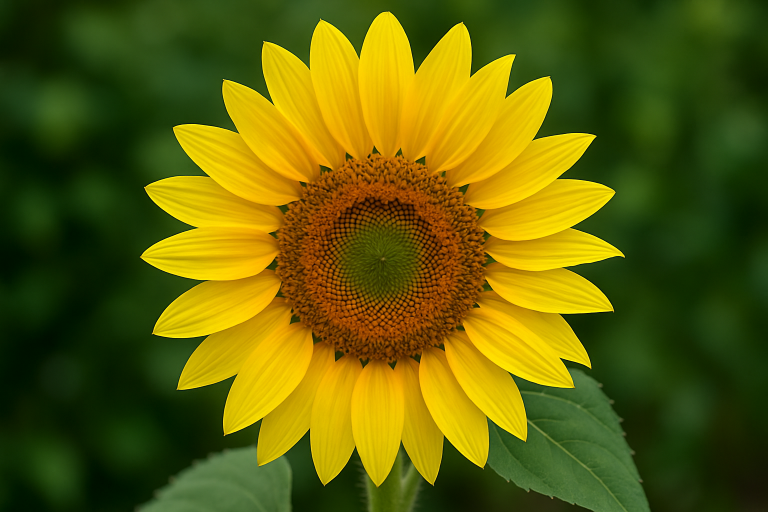
//> input picture C++/OpenCV/image.jpg, 1536 x 1024 px (shown at 1/2 size)
$ ./25_advanced_image_blending   (built with g++ and OpenCV 4)
//> lines starting //> are read from the running program, lines starting //| are printed output that depends on the picture; after the words box and inside, x2 and y2 are one past the last pixel; in counts of white or black regions, pixels touching at a corner belong together
// 25_advanced_image_blending.cpp
// Advanced Level - Advanced Image Blending and Composition
// This program demonstrates various advanced image blending techniques and seamless composition

#include <iostream>
#include <opencv2/opencv.hpp>
#include <opencv2/photo.hpp>
#include <vector>

class AdvancedImageBlender {
private:
    cv::Mat source1, source2, mask, result;
    std::vector<cv::Mat> blend_results;
    std::vector<std::string> blend_names;

public:
    AdvancedImageBlender() {
        blend_names = {
            "Alpha Blending",
            "Gaussian Pyramid Blending",
            "Laplacian Pyramid Blending",
            "Poisson Blending",
            "Seamless Cloning",
            "Multi-band Blending",
            "Gradient Domain Blending",
            "Texture Synthesis Blending"
        };
    }

    void loadImages() {
        // Try to load images, create samples if not available
        source1 = cv::imread("image.jpg");
//> source1 is the input picture: 1024 rows x 1536 cols, CV_8UC3; mean B, G, R 7.1, 95.1, 95.4
        source2 = cv::imread("image.jpg"); // In real scenario, this would be a different image

        if (source1.empty()) {
            std::cout << "Creating sample images for blending demonstration..." << std::endl;
            createSampleImages();
        } else {
            // Create a second image by applying transformations
            createSecondImage();
        }

        // Ensure both images are the same size
        cv::resize(source1, source1, cv::Size(400, 300));
        cv::resize(source2, source2, cv::Size(400, 300));

        std::cout << "Images loaded successfully!" << std::endl;
    }

    // [22 lines left out: function createSampleImages, not called in this run]

    void createSecondImage() {
        // Create a modified version of the first image
        source2 = source1.clone();

        // Apply some transformations
        cv::Mat transform = cv::getRotationMatrix2D(cv::Point2f(source1.cols/2, source1.rows/2), 45, 0.8);
        cv::warpAffine(source1, source2, transform, source1.size());

        // Change colors
        cv::Mat hsv;
        cv::cvtColor(source2, hsv, cv::COLOR_BGR2HSV);
//> hsv: 1024 rows x 1536 cols, CV_8UC3; mean H, S, V 21.7, 136.1, 68.9
        cv::Mat channels[3];
        cv::split(hsv, channels);
        channels[0] += 60; // Shift hue
        cv::merge(channels, 3, hsv);
//> hsv: 1024 rows x 1536 cols, CV_8UC3; mean H, S, V 81.7, 136.1, 68.9
        cv::cvtColor(hsv, source2, cv::COLOR_HSV2BGR);

        cv::putText(source1, "Original", cv::Point(10, 30), cv::FONT_HERSHEY_SIMPLEX, 0.8, cv::Scalar(255, 255, 255), 2);
//> source1: 1024 rows x 1536 cols, CV_8UC3; 705 pixels changed, all inside (x1, y1, x2, y2) = (11, 11, 102, 38)
        cv::putText(source2, "Modified", cv::Point(10, 30), cv::FONT_HERSHEY_SIMPLEX, 0.8, cv::Scalar(255, 255, 255), 2);
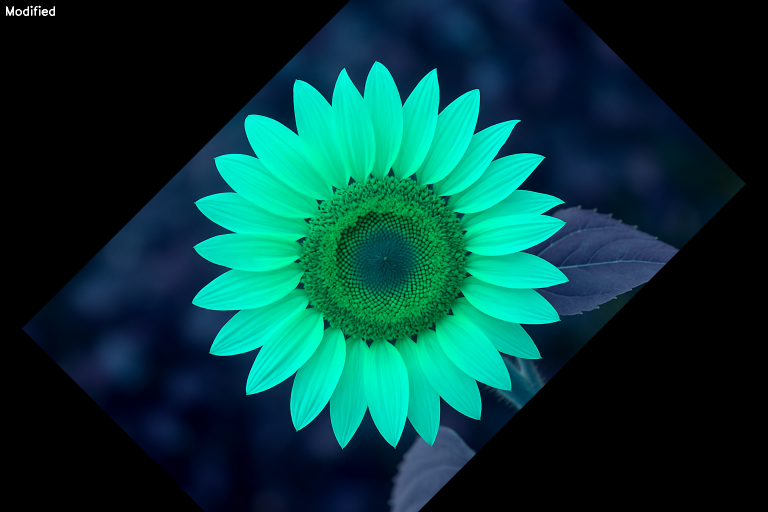
//> source2: 1024 rows x 1536 cols, CV_8UC3 (shown at 1/2 size); mean B, G, R 57.9, 59.6, 4.1
    }

    void createBlendMask() {
        // Create a mask for blending
        mask = cv::Mat::zeros(source1.size(), CV_8UC1);

        // Create a smooth transition mask
        int center_x = mask.cols / 2;
//> center_x = 200
        int center_y = mask.rows / 2;
//> center_y = 150

        for (int y = 0; y < mask.rows; y++) {
            for (int x = 0; x < mask.cols; x++) {
                // Create a gradient mask from left to right
                double alpha = (double)x / mask.cols;

                // Apply smooth transition
                alpha = 0.5 * (1 + sin(CV_PI * (alpha - 0.5)));

                mask.at<uchar>(y, x) = cv::saturate_cast<uchar>(255 * alpha);
            }
        }
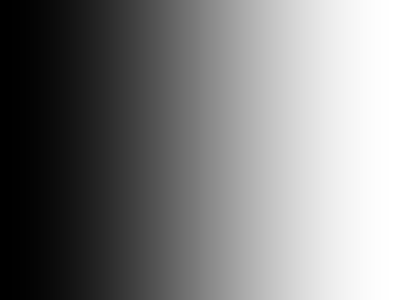
//> mask: 300 rows x 400 cols, CV_8UC1; min 0, max 255, mean 127.2

        // Apply Gaussian blur for smoother transitions
        cv::GaussianBlur(mask, mask, cv::Size(21, 21), 5);
    }

    void performAllBlending() {
        std::cout << "=== Advanced Image Blending and Composition ===" << std::endl;

        // Clear previous results
        blend_results.clear();

        // Create blend mask
        createBlendMask();

        // 1. Alpha Blending
        cv::Mat alpha_blend;
        alphaBlending(source1, source2, mask, alpha_blend);
        blend_results.push_back(alpha_blend.clone());

        // 2. Gaussian Pyramid Blending
        cv::Mat gaussian_blend;
        gaussianPyramidBlending(source1, source2, gaussian_blend);
        blend_results.push_back(gaussian_blend.clone());

        // 3. Laplacian Pyramid Blending
        cv::Mat laplacian_blend;
        laplacianPyramidBlending(source1, source2, laplacian_blend);
        blend_results.push_back(laplacian_blend.clone());

        // 4. Poisson Blending
        cv::Mat poisson_blend;
        poissonBlending(source1, source2, poisson_blend);
        blend_results.push_back(poisson_blend.clone());

        // 5. Seamless Cloning
        cv::Mat seamless_clone;
        seamlessCloning(source1, source2, seamless_clone);
        blend_results.push_back(seamless_clone.clone());

        // 6. Multi-band Blending
        cv::Mat multiband_blend;
        multibandBlending(source1, source2, multiband_blend);
        blend_results.push_back(multiband_blend.clone());

        // 7. Gradient Domain Blending
        cv::Mat gradient_blend;
        gradientDomainBlending(source1, source2, gradient_blend);
        blend_results.push_back(gradient_blend.clone());

        // 8. Texture Synthesis Blending
        cv::Mat texture_blend;
        textureSynthesisBlending(source1, source2, texture_blend);
        blend_results.push_back(texture_blend.clone());

        std::cout << "All blending techniques completed!" << std::endl;
    }

    void alphaBlending(const cv::Mat& img1, const cv::Mat& img2, const cv::Mat& alpha_mask, cv::Mat& result) {
        result = cv::Mat::zeros(img1.size(), img1.type());

        for (int y = 0; y < img1.rows; y++) {
            for (int x = 0; x < img1.cols; x++) {
                double alpha = alpha_mask.at<uchar>(y, x) / 255.0;

                for (int c = 0; c < 3; c++) {
                    result.at<cv::Vec3b>(y, x)[c] = cv::saturate_cast<uchar>(
                        alpha * img1.at<cv::Vec3b>(y, x)[c] + (1 - alpha) * img2.at<cv::Vec3b>(y, x)[c]
                    );
                }
            }
        }
    }

    void gaussianPyramidBlending(const cv::Mat& img1, const cv::Mat& img2, cv::Mat& result) {
        // Create Gaussian pyramids
        std::vector<cv::Mat> gaussian1, gaussian2, gaussian_mask;

        cv::Mat current1 = img1.clone();
        cv::Mat current2 = img2.clone();
        cv::Mat current_mask = mask.clone();

        gaussian1.push_back(current1);
        gaussian2.push_back(current2);
        gaussian_mask.push_back(current_mask);

        // Build pyramids
        for (int i = 0; i < 4; i++) {
            cv::pyrDown(current1, current1);
            cv::pyrDown(current2, current2);
            cv::pyrDown(current_mask, current_mask);

            gaussian1.push_back(current1);
            gaussian2.push_back(current2);
            gaussian_mask.push_back(current_mask);
        }

        // Blend at each level and reconstruct
        cv::Mat blended = gaussian1.back();

        for (int i = gaussian1.size() - 2; i >= 0; i--) {
            // Blend at current level
            cv::Mat level_blend;
            alphaBlending(gaussian1[i], gaussian2[i], gaussian_mask[i], level_blend);

            // Upsample and combine
            cv::Mat upsampled;
            cv::pyrUp(blended, upsampled, gaussian1[i].size());
            cv::add(upsampled, level_blend, blended);
        }
//> this loop made 4 passes
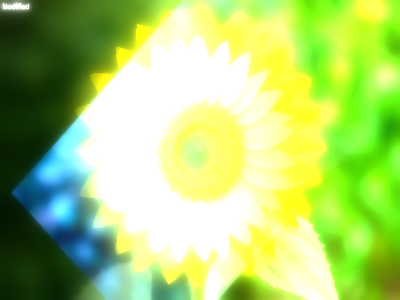
//> blended: 300 rows x 400 cols, CV_8UC3; mean B, G, R 114.8, 207.6, 171.5

        result = blended.clone();
    }

    void laplacianPyramidBlending(const cv::Mat& img1, const cv::Mat& img2, cv::Mat& result) {
        // Create Laplacian pyramids
        std::vector<cv::Mat> laplacian1, laplacian2, gaussian1, gaussian2, gaussian_mask;

        // Build Gaussian pyramids
        cv::Mat current1 = img1.clone();
        cv::Mat current2 = img2.clone();

        gaussian1.push_back(current1);
        gaussian2.push_back(current2);

        for (int i = 0; i < 4; i++) {
            cv::Mat down1, down2;
            cv::pyrDown(current1, down1);
            cv::pyrDown(current2, down2);

            gaussian1.push_back(down1);
            gaussian2.push_back(down2);

            current1 = down1;
            current2 = down2;
        }

        // Create Laplacian pyramids
        for (int i = 0; i < gaussian1.size() - 1; i++) {
            cv::Mat up1, up2, lap1, lap2;
            cv::pyrUp(gaussian1[i + 1], up1, gaussian1[i].size());
            cv::pyrUp(gaussian2[i + 1], up2, gaussian2[i].size());

            cv::subtract(gaussian1[i], up1, lap1);
            cv::subtract(gaussian2[i], up2, lap2);

            laplacian1.push_back(lap1);
            laplacian2.push_back(lap2);
        }
        laplacian1.push_back(gaussian1.back());
        laplacian2.push_back(gaussian2.back());

        // Blend Laplacian pyramids
        std::vector<cv::Mat> blended_pyramid;
        cv::Mat current_mask = mask.clone();

        for (int i = 0; i < laplacian1.size(); i++) {
            cv::Mat level_blend;
            alphaBlending(laplacian1[i], laplacian2[i], current_mask, level_blend);
            blended_pyramid.push_back(level_blend);

            if (i < laplacian1.size() - 1) {
                cv::pyrDown(current_mask, current_mask);
            }
        }
//> this loop made 5 passes

        // Reconstruct from Laplacian pyramid
        result = blended_pyramid.back();
        for (int i = blended_pyramid.size() - 2; i >= 0; i--) {
            cv::Mat upsampled;
            cv::pyrUp(result, upsampled, blended_pyramid[i].size());
            cv::add(upsampled, blended_pyramid[i], result);
        }
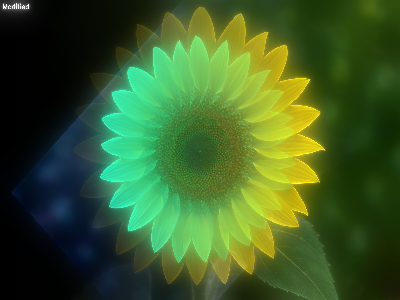
//> result: 300 rows x 400 cols, CV_8UC3; mean B, G, R 40.4, 92.4, 60.2
    }

    void poissonBlending(const cv::Mat& img1, const cv::Mat& img2, cv::Mat& result) {
        // Simplified Poisson blending using gradient domain
        cv::Mat gray1, gray2;
        cv::cvtColor(img1, gray1, cv::COLOR_BGR2GRAY);
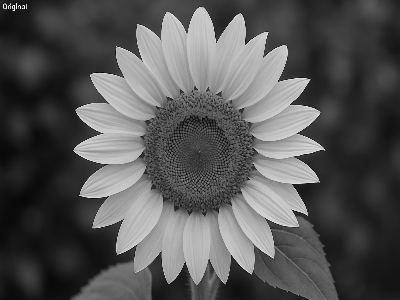
//> gray1: 300 rows x 400 cols, CV_8UC1; min 1, max 255, mean 85.2
        cv::cvtColor(img2, gray2, cv::COLOR_BGR2GRAY);
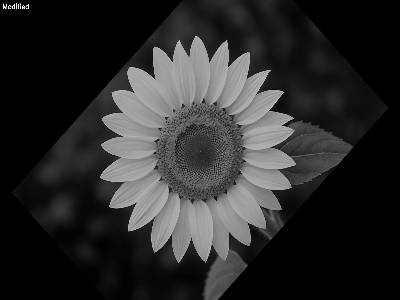
//> gray2: 300 rows x 400 cols, CV_8UC1; min 0, max 255, mean 42.7

        // Calculate gradients
        cv::Mat grad_x1, grad_y1, grad_x2, grad_y2;
        cv::Sobel(gray1, grad_x1, CV_64F, 1, 0, 3);
        cv::Sobel(gray1, grad_y1, CV_64F, 0, 1, 3);
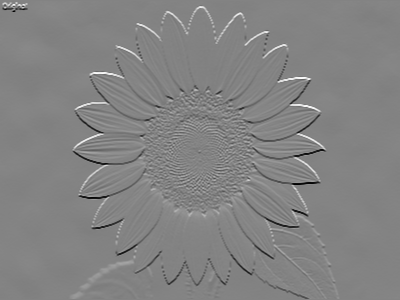
//> grad_y1: 300 rows x 400 cols, CV_64FC1; min -783, max 736, mean -0.1; drawn with min black and max white
        cv::Sobel(gray2, grad_x2, CV_64F, 1, 0, 3);
        cv::Sobel(gray2, grad_y2, CV_64F, 0, 1, 3);

        // Blend gradients
        cv::Mat blended_grad_x, blended_grad_y;
        alphaBlending(grad_x1, grad_x2, mask, blended_grad_x);
        alphaBlending(grad_y1, grad_y2, mask, blended_grad_y);

        // Convert back to 8-bit
        cv::convertScaleAbs(blended_grad_x, blended_grad_x);
        cv::convertScaleAbs(blended_grad_y, blended_grad_y);

        // Simple reconstruction (in practice, you'd solve the Poisson equation)
        cv::Mat reconstructed;
//> (the run ends here: the program stops with an error, at `cv::magnitude(blended_grad_x, blended_grad_y, reconstructed);`)
